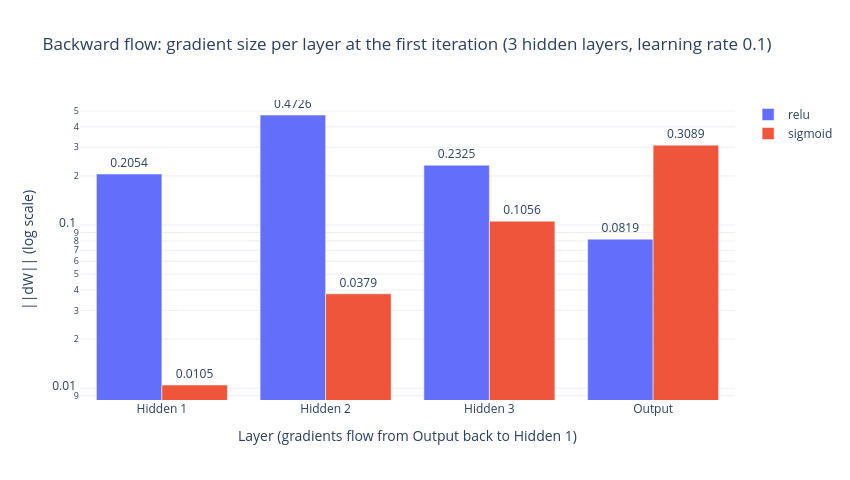

Write notebook code for a chart like this one.
### Markdown cell above
## 6. Backward flow of gradients

The size of each layer's weight gradient, $\lVert dW^{[l]} \rVert$, shows how much of the error signal reaches that layer during backpropagation. The first chart compares the layers at the first iteration; the second follows them throughout training.

### Code cell
layer_names = ["Hidden 1", "Hidden 2", "Hidden 3", "Output"]
fig = go.Figure()
for act in ACTIVATIONS:
    first = runs[(act, "3 hidden", 0.1)][2]["grad_norms"][0]
    fig.add_trace(go.Bar(x=layer_names, y=first, name=act, text=[f"{v:.4f}" for v in first], textposition="outside"))
fig.update_layout(title="Backward flow: gradient size per layer at the first iteration (3 hidden layers, learning rate 0.1)",
                  xaxis_title="Layer (gradients flow from Output back to Hidden 1)", yaxis_title="||dW|| (log scale)",
                  yaxis_type="log", barmode="group", template="plotly_white", width=850, height=480)
fig.show()

### Figure 1 — Plotly figure (JSON) as saved in the notebook; plotly's stock layout.template omitted (floating-point values rounded to 4 significant figures)
{"data": [{"name": "relu", "text": ["0.2054", "0.4726", "0.2325", "0.0819"], "textposition": "outside", "type": "bar", "x": ["Hidden 1", "Hidden 2", "Hidden 3", "Output"], "y": [0.2054, 0.4726, 0.2325, 0.08193]}, {"name": "sigmoid", "text": ["0.0105", "0.0379", "0.1056", "0.3089"], "textposition": "outside", "type": "bar", "x": ["Hidden 1", "Hidden 2", "Hidden 3", "Output"], "y": [0.01046, 0.03787, 0.1056, 0.3089]}], "layout": {"barmode": "group", "height": 480, "title": {"text": "Backward flow: gradient size per layer at the first iteration (3 hidden layers, learning rate 0.1)"}, "width": 850, "xaxis": {"title": {"text": "Layer (gradients flow from Output back to Hidden 1)"}}, "yaxis": {"title": {"text": "||dW|| (log scale)"}, "type": "log"}}}
